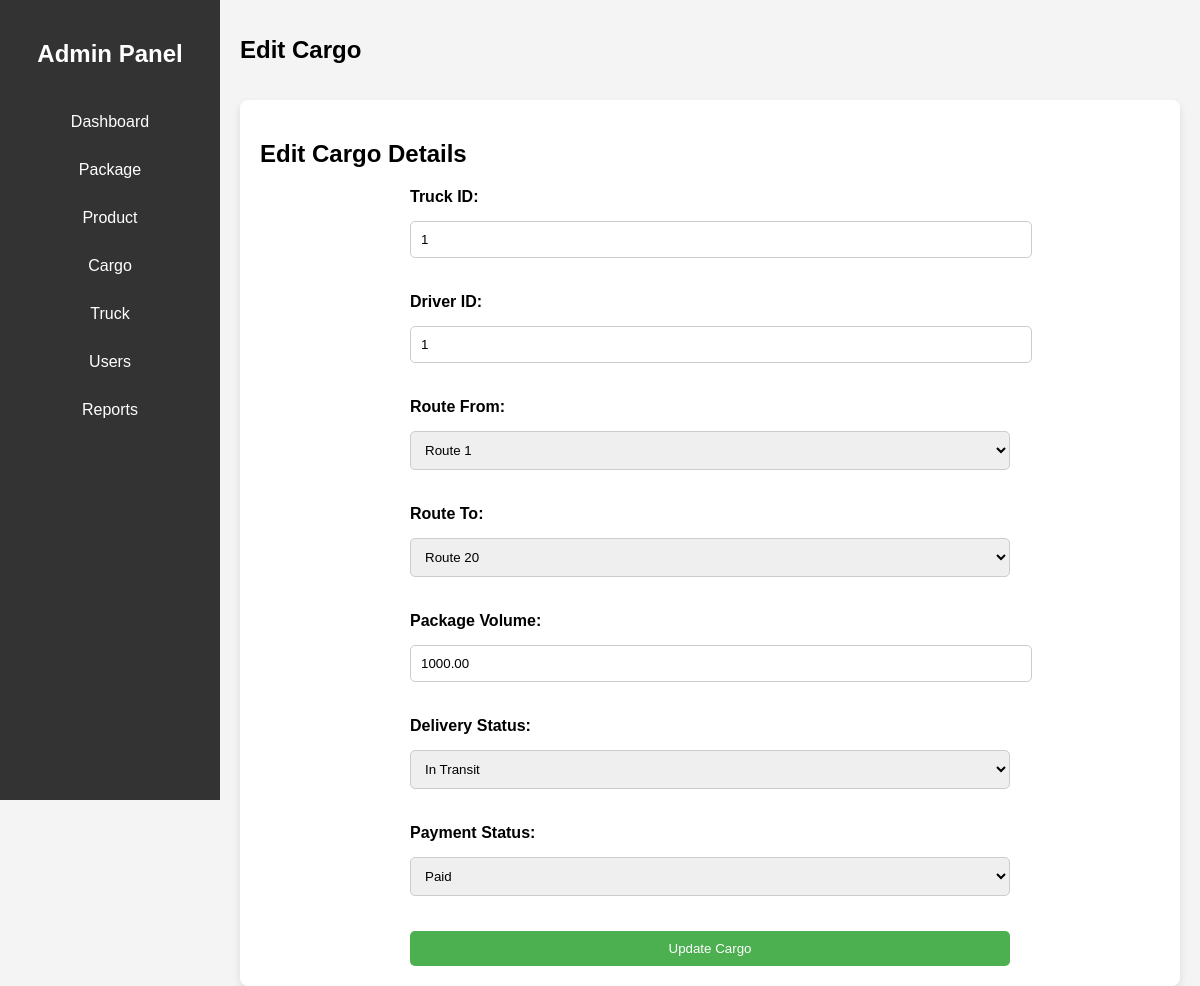
Screenshot of /edit_cargo.php?id=52 with the database file from the repository.
### tables this page shows
CREATE TABLE `cargo` (
  `cargo_id` int(11) NOT NULL,
  `truck_id` int(11) NOT NULL,
  `driver_id` int(11) NOT NULL,
  `package_volume` decimal(10,2) NOT NULL,
  `status` enum('In Transit','Delivered','Pending') DEFAULT 'In Transit',
  `route_from` int(11) NOT NULL,
  `route_to` int(11) NOT NULL,
  `price` decimal(10,2) NOT NULL,
  `payment_status` enum('Paid','Unpaid') DEFAULT 'Unpaid',
  `package_id` int(11) NOT NULL
);

### edit_cargo.php (the view, shortened to what this page needs)
<?php
include 'config.php';
if (isset($_GET['id'])) {
    $id = $_GET['id'];
    $query = "SELECT * FROM cargo WHERE cargo_id = ?";
    $stmt = $conn->prepare($query);
    $stmt->bind_param("i", $id);
    $stmt->execute();
    $result = $stmt->get_result();
    $cargo = $result->fetch_assoc();
} else {
    header("Location: cargo.php");
    exit();
}
?>
<!DOCTYPE html>
<html lang="en">
<head>
</head>
<body>
    <div class="dashboard-container">
        <div class="sidebar">
            <h2>Admin Panel</h2>
            <ul class="sidebar-links">
                <li><a href="admin_dashboard.php">Dashboard</a></li>
                <li><a href="package.php">Package</a></li>
                <li><a href="product.php">Product</a></li>
                <li><a href="cargo.php">Cargo</a></li>
                <li><a href="truck.php">Truck</a></li>
                <li><a href="users.php">Users</a></li>
                <li><a href="reports.php">Reports</a></li>
            </ul>
        </div>
        <div class="main-content">
            <header>
                <h1>Edit Cargo</h1>
            </header>
            <div class="dashboard-main-container">
                <h2>Edit Cargo Details</h2>
                <form action="" method="POST">
                    <label for="truck_id">Truck ID:</label>
                    <input type="text" name="truck_id" id="truck_id" value="<?php echo htmlspecialchars($cargo['truck_id']); ?>" required>
                    <label for="driver_id">Driver ID:</label>
                    <input type="text" name="driver_id" id="driver_id" value="<?php echo htmlspecialchars($cargo['driver_id']); ?>" required>
                    <label for="route_from">Route From:</label>
                    <select name="route_from" id="route_from" required>
                        <?php for ($i = 1; $i <= 20; $i++): ?>
                            <option value="<?php echo $i; ?>" <?php echo $cargo['route_from'] == $i ? 'selected' : ''; ?>>Route <?php echo $i; ?></option>
                        <?php endfor; ?>
                    </select>
                    <label for="route_to">Route To:</label>
                    <select name="route_to" id="route_to" required>
                        <?php for ($i = 1; $i <= 20; $i++): ?>
                            <option value="<?php echo $i; ?>" <?php echo $cargo['route_to'] == $i ? 'selected' : ''; ?>>Route <?php echo $i; ?></option>
                        <?php endfor; ?>
                    </select>
                    <label for="package_volume">Package Volume:</label>
                    <input type="number" name="package_volume" id="package_volume" value="<?php echo htmlspecialchars($cargo['package_volume']); ?>" required>
                    <label for="status">Delivery Status:</label>
                    <select name="status" id="status" required>
                        <option value="In Transit" <?php echo $cargo['status'] == 'In Transit' ? 'selected' : ''; ?>>In Transit</option>
                    </select>
                    <label for="payment_status">Payment Status:</label>
                    <select name="payment_status" id="payment_status" required>
                        <option value="Paid" <?php echo $cargo['payment_status'] == 'Paid' ? 'selected' : ''; ?>>Paid</option>
                    </select>
                    <button type="submit" class="btn">Update Cargo</button>
                </form>
            </div>
        </div>
    </div>
</body>
</html>

### edit_cargo.php (style rules this page uses)
body { font-family: Arial, sans-serif; margin: 0; padding: 0; background-color: #f4f4f4; }
.dashboard-container { display: flex; height: 100vh; }
.sidebar { width: 220px; background-color: #333; color: white; padding-top: 20px; }
.sidebar h2 { text-align: center; margin-bottom: 30px; }
.sidebar-links { list-style: none; padding: 0; margin: 0; }
.sidebar-links li { padding: 15px; text-align: center; }
.sidebar-links li a { color: white; text-decoration: none; display: block; font-size: 16px; }
.main-content { flex-grow: 1; padding: 20px; }
header { display: flex; justify-content: space-between; align-items: center; margin-bottom: 20px; }
header h1 { font-size: 24px; }
.dashboard-main-container { background-color: white; padding: 20px; border-radius: 8px; box-shadow: 0 4px 8px rgba(0, 0, 0, 0.1); }
form { max-width: 600px; margin: 0 auto; display: grid; gap: 15px; }
label { font-weight: bold; display: block; }
input, select { width: 100%; padding: 10px; margin-bottom: 20px; border: 1px solid #ccc; border-radius: 5px; }
.btn { padding: 10px 20px; background-color: #4CAF50; color: white; border: none; border-radius: 5px; cursor: pointer; text-align: center; display: block; width: 100%; }

### rows the page displays
cargo: truck_id "1", driver_id "1", route_from "Route 1", route_to "Route 20", package_volume "1000.00", status "In Transit", payment_status "Paid"
